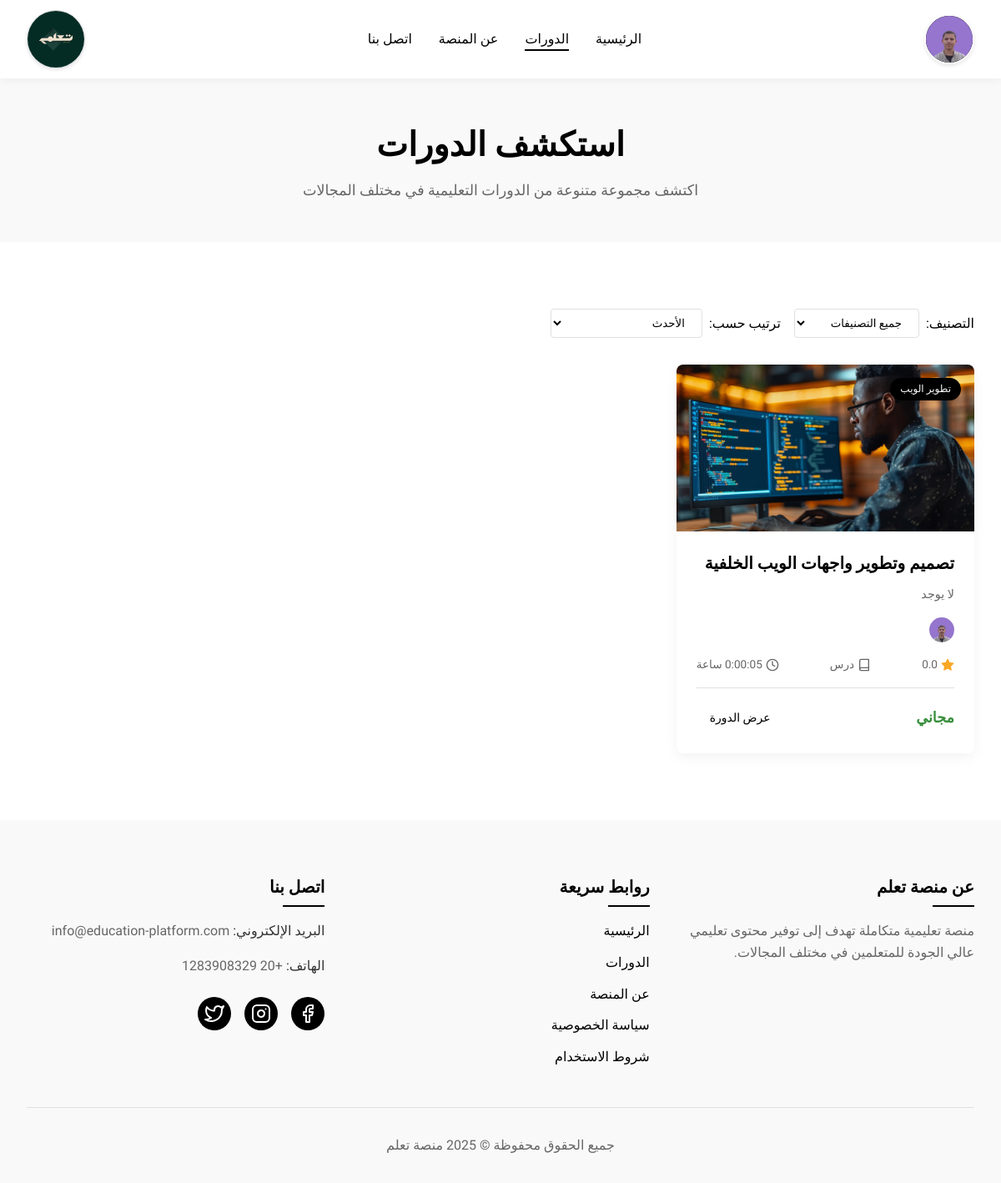
/courses/ (signed in), run on the app's committed database.
### core/models.py (models this page shows, shortened)
class User(AbstractUser):
    role = models.CharField(max_length=50, choices=[('student', 'Student'), ('teacher', 'Teacher')], default='student')
    Profile = models.OneToOneField('Profile', on_delete=models.CASCADE, blank=True, null=True, related_name='user_profile')

class Profile(models.Model):
    user = models.OneToOneField(User, on_delete=models.CASCADE)
    full_name = models.CharField(max_length=100)
    bio = models.TextField(blank=True)
    profile_picture = models.ImageField(upload_to='profile_pictures/', blank=True, null=True)
    date_of_birth = models.DateField(null=True, blank=True)

class Course(models.Model):
    title = models.CharField(max_length=200)
    description = models.TextField()
    instructor = models.ForeignKey(User, on_delete=models.CASCADE, related_name='courses')
    created_at = models.DateTimeField(auto_now_add=True)
    updated_at = models.DateTimeField(auto_now=True)
    students = models.ManyToManyField(User, related_name='enrolled_courses', blank=True)
    image = models.ImageField(upload_to='course_images/', blank=True, null=True)
    total_duration = models.DurationField(default=timedelta(seconds=0))
    price = models.DecimalField(max_digits=10, decimal_places=2, default=0.00)
    average_rating = models.FloatField(default=0.0)
    category = models.ForeignKey(Category, on_delete=models.CASCADE, related_name='courses', blank=True, null=True)

class Category(models.Model):
    name = models.CharField(max_length=100)

### core/views.py (the view)
# urls.py: path('courses/', views.courses_view, name='courses'),
def courses_view(request):
    categories = Category.objects.all()
    selected_category = request.GET.get('category')
    sort = request.GET.get('sort', 'newest')
    courses = Course.objects.all()
    if selected_category:
        courses = courses.filter(category_id=selected_category)
    if sort == "popular":
        courses = courses.order_by('-students__count')
    elif sort == "rating":
        courses = courses.order_by('-average_rating')
    elif sort == "price_low":
        courses = courses.order_by('price')
    elif sort == "price_high":
        courses = courses.order_by('-price')
    else:  # newest
        courses = courses.order_by('-created_at')
    from django.core.paginator import Paginator
    paginator = Paginator(courses, 12)
    page_number = request.GET.get('page')
    courses_page = paginator.get_page(page_number)
    context = {
        'courses': courses_page,
        'categories': categories,
        'selected_category': selected_category,
        'sort': sort,
    }
    return render(request, 'core/courses.html', context)

### templates/core/courses.html (shortened to what this page needs)
{% extends 'core/base.html' %}
{% block content %}
<section class="page-header">
    <div class="container">
        <h1>استكشف الدورات</h1>
        <p>اكتشف مجموعة متنوعة من الدورات التعليمية في مختلف المجالات</p>
    </div>
</section>
<section class="courses-section">
    <div class="container">
        <div class="courses-header">
            <div class="courses-filter">
                <form method="get" class="filter-form">
                    <div class="filter-group">
                        <label for="category">التصنيف:</label>
                        <select id="category" name="category" onchange="this.form.submit()">
                            <option value="">جميع التصنيفات</option>
                        </select>
                    </div>
                </form>
                <div class="filter-group">
                    <label for="sort">ترتيب حسب:</label>
                        <select id="sort" name="sort" onchange="this.form.submit()">
                            <option value="newest" {% if sort == "newest" %}selected{% endif %}>الأحدث</option>
                    </select>
                </div>
            </div>
        </div>
        <div class="courses-grid">
            {% for course in courses %}
            <div class="course-card">
                <div class="course-image">
                    <img src="{{ course.image.url }}" alt="{{ course.title }}">
                    <div class="course-category">{{ course.category.name }}</div>
                </div>
                <div class="course-content">
                    <h3 class="course-title">{{ course.title }}</h3>
                    <p class="course-description">{{ course.description}}</p>
                    <div class="course-instructor">
                        <img src="{{ course.instructor.profile.profile_picture.url }}" alt="">
                    </div>
                    <div class="course-info">
                        <div class="course-rating">
                            <svg xmlns="http://www.w3.org/2000/svg" width="16" height="16" viewBox="0 0 24 24" fill="currentColor" stroke="currentColor" stroke-width="2" stroke-linecap="round" stroke-linejoin="round"><polygon points="12 2 15.09 8.26 22 9.27 17 14.14 18.18 21.02 12 17.77 5.82 21.02 7 14.14 2 9.27 8.91 8.26 12 2"></polygon></svg>
                            <span>{{ course.average_rating|floatformat:1 }}</span>
                        </div>
                        <div class="course-lessons">
                            <svg xmlns="http://www.w3.org/2000/svg" width="16" height="16" viewBox="0 0 24 24" fill="none" stroke="currentColor" stroke-width="2" stroke-linecap="round" stroke-linejoin="round"><path d="M4 19.5A2.5 2.5 0 0 1 6.5 17H20"></path><path d="M6.5 2H20v20H6.5A2.5 2.5 0 0 1 4 19.5v-15A2.5 2.5 0 0 1 6.5 2z"></path></svg>
                            <span>{{ course.lessons_count }} درس</span>
                        </div>
                        <div class="course-duration">
                            <svg xmlns="http://www.w3.org/2000/svg" width="16" height="16" viewBox="0 0 24 24" fill="none" stroke="currentColor" stroke-width="2" stroke-linecap="round" stroke-linejoin="round"><circle cx="12" cy="12" r="10"></circle><polyline points="12 6 12 12 16 14"></polyline></svg>
                            <span>{{ course.total_duration }} ساعة</span>
                        </div>
                    </div>
                    <div class="course-footer">
                        <div class="course-price">
                            {% if course.price == 0 %}
                            <span class="free">مجاني</span>
                            {% else %}
                            <span>{{ course.price }} جنيه</span>
                            {% endif %}
                        </div>
                        <a href="{% url 'course_detail' course_id=course.id %}" class="btn btn-sm">عرض الدورة</a>
                    </div>
                </div>
            </div>
            {% empty %}
            <div class="no-courses">
                <p>لا توجد دورات متاحة حالياً</p>
            </div>
            {% endfor %}
        </div>
    </div>
</section>
{% endblock %}

### templates/core/base.html (shortened to what this page needs)
{% load static %}
<!DOCTYPE html>
<html lang="ar" dir="rtl">
<head>
    <link rel="stylesheet" href="{% static 'css/main_styles.css' %}?v={% now 'U' %}">
</head>
<body>
    <header class="main-header">
        <div class="container">
            <div class="header-content">
                <div class="logo-container">
                    <a href="{% url 'home' %}">
                        <div class="logo-circle">
                            <img src="{% static 'images/logo.png' %}" alt="شعار منصة تعلم" class="logo-img">
                        </div>
                    </a>
                </div>
                <nav class="main-nav">
                    <ul>
                        <li><a href="{% url 'home' %}" class="{% if request.path == '/' %}active{% endif %}">الرئيسية</a></li>
                        <li><a href="{% url 'courses' %}" class="{% if 'courses' in request.path %}active{% endif %}">الدورات</a></li>
                        <li><a href="{% url 'about' %}" class="{% if 'about' in request.path %}active{% endif %}">عن المنصة</a></li>
                        <li><a href="{% url 'contact' %}" class="{% if 'contact' in request.path %}active{% endif %}">اتصل بنا</a></li>
                    </ul>
                </nav>
                <div class="user-actions">
                    {% if user.is_authenticated %}
                        <div class="user-menu">
                            <div class="user-avatar">
                                {% if user.profile.profile_picture %}
                                    <img src="{{ user.profile.profile_picture.url }}" alt="{{ user.first_name }}">
                                {% else %}
                                    {{ user.first_name|slice:":1"|upper }}
                                {% endif %}
                            </div>
                        </div>
                    {% else %}
                        <a href="{% url 'login' %}" class="btn btn-outline">تسجيل الدخول</a>
                        <a href="{% url 'signup' %}" class="btn btn-primary">إنشاء حساب</a>
                    {% endif %}
                </div>
            </div>
        </div>
    </header>
    <main class="main-content">
        {% block content %}{% endblock %}
    </main>
    <footer class="main-footer">
        <div class="container">
            <div class="footer-content">
                <div class="footer-section about">
                    <h3>عن منصة تعلم</h3>
                    <p>منصة تعليمية متكاملة تهدف إلى توفير محتوى تعليمي عالي الجودة للمتعلمين في مختلف المجالات.</p>
                </div>
                <div class="footer-section links">
                    <h3>روابط سريعة</h3>
                    <ul>
                        <li><a href="{% url 'home' %}">الرئيسية</a></li>
                        <li><a href="{% url 'courses' %}">الدورات</a></li>
                        <li><a href="{% url 'about' %}">عن المنصة</a></li>
                        <li><a href="{% url 'privacy_policy' %}">سياسة الخصوصية</a></li>
                        <li><a href="{% url 'terms_of_use' %}">شروط الاستخدام</a></li>
                    </ul>
                </div>
                <div class="footer-section contact">
                    <h3>اتصل بنا</h3>
                    <p><span>البريد الإلكتروني:</span> info@education-platform.com</p>
                    <p><span>الهاتف:</span> +20 1283908329</p>
                    <div class="social-icons">
                        <a href="https://www.facebook.com/profile.php?id=61576608568079" class="social-icon">
                            <svg xmlns="http://www.w3.org/2000/svg" width="24" height="24" viewBox="0 0 24 24" fill="none" stroke="currentColor" stroke-width="2" stroke-linecap="round" stroke-linejoin="round"><path d="M18 2h-3a5 5 0 0 0-5 5v3H7v4h3v8h4v-8h3l1-4h-4V7a1 1 0 0 1 1-1h3z"></path></svg>
                        </a>
                        <a href="https://www.instagram.com/abdoeldeeb0290" class="social-icon">
                        </a>
                        <a href="https://x.com/ta3_lam" class="social-icon">
                        </a>
                    </div>
                </div>
            </div>
            <div class="footer-bottom">
                <p>جميع الحقوق محفوظة &copy; {% now "Y" %} منصة تعلم</p>
            </div>
        </div>
    </footer>
</body>
</html>

### templates/core/base.html (style rules this page uses)
.header-content { display: flex; align-items: center; justify-content: space-between; padding: 0.75rem 0; }
.logo-container { display: flex; align-items: center; gap: 0.75rem; order: 3; }
.logo-circle { width: 70px; height: 70px; border-radius: 50%; overflow: hidden; background-color: #fff; display: flex; align-items: center; justify-content: center; box-shadow: 0 2px 4px rgba(0, 0, 0, 0.1); border: 1px solid #e0e0e0; transition: transform 0.3s ease, box-shadow 0.3s ease; }
.logo-img { width: 70px; height: 70px; object-fit: contain; }
.main-nav { order: 2; flex-grow: 1; display: flex; justify-content: center; }
.user-actions { order: 1; display: flex; align-items: center; gap: 1rem; }
.user-avatar { width: 60px; height: 60px; border-radius: 50%; overflow: hidden; background-color: #000; color: #fff; display: flex; align-items: center; justify-content: center; font-weight: 600; font-size: 1.2rem; cursor: pointer; box-shadow: 0 2px 4px rgba(0, 0, 0, 0.1); border: 2px solid #fff; }
.user-avatar img { width: 100%; height: 100%; object-fit: cover; }
.user-menu { position: relative; }
.main-nav ul { display: flex; gap: 2rem; }

### data on the page
User: profile.profile_picture (picture)
Course: image (picture), category.name "تطوير الويب", title "تصميم وتطوير واجهات الويب الخلفية", description "لا يوجد", instructor.profile.profile_picture (picture), average_rating "0.0", price "مجاني"
